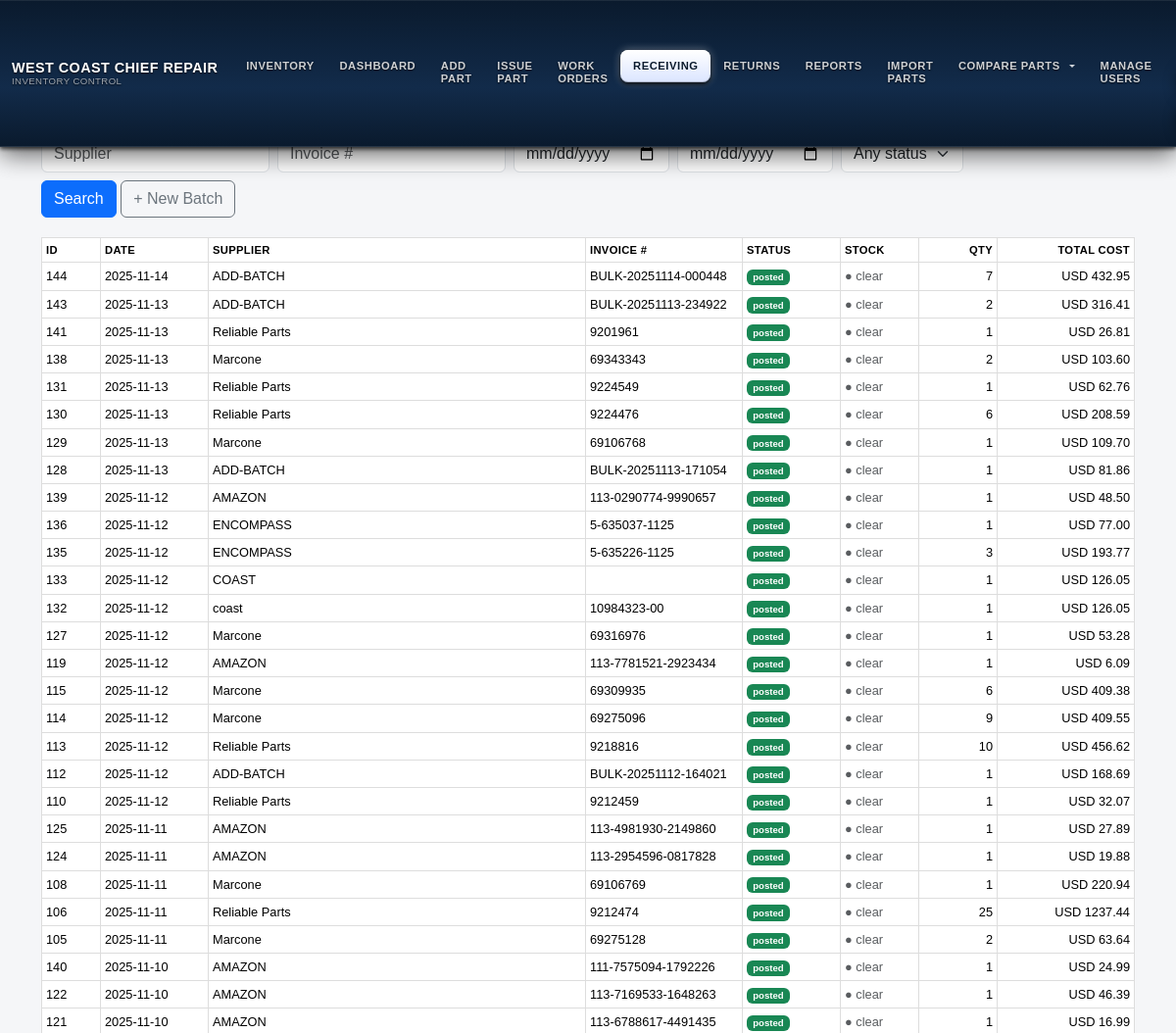
Before: /receiving (signed in, upper part) with the older database file.
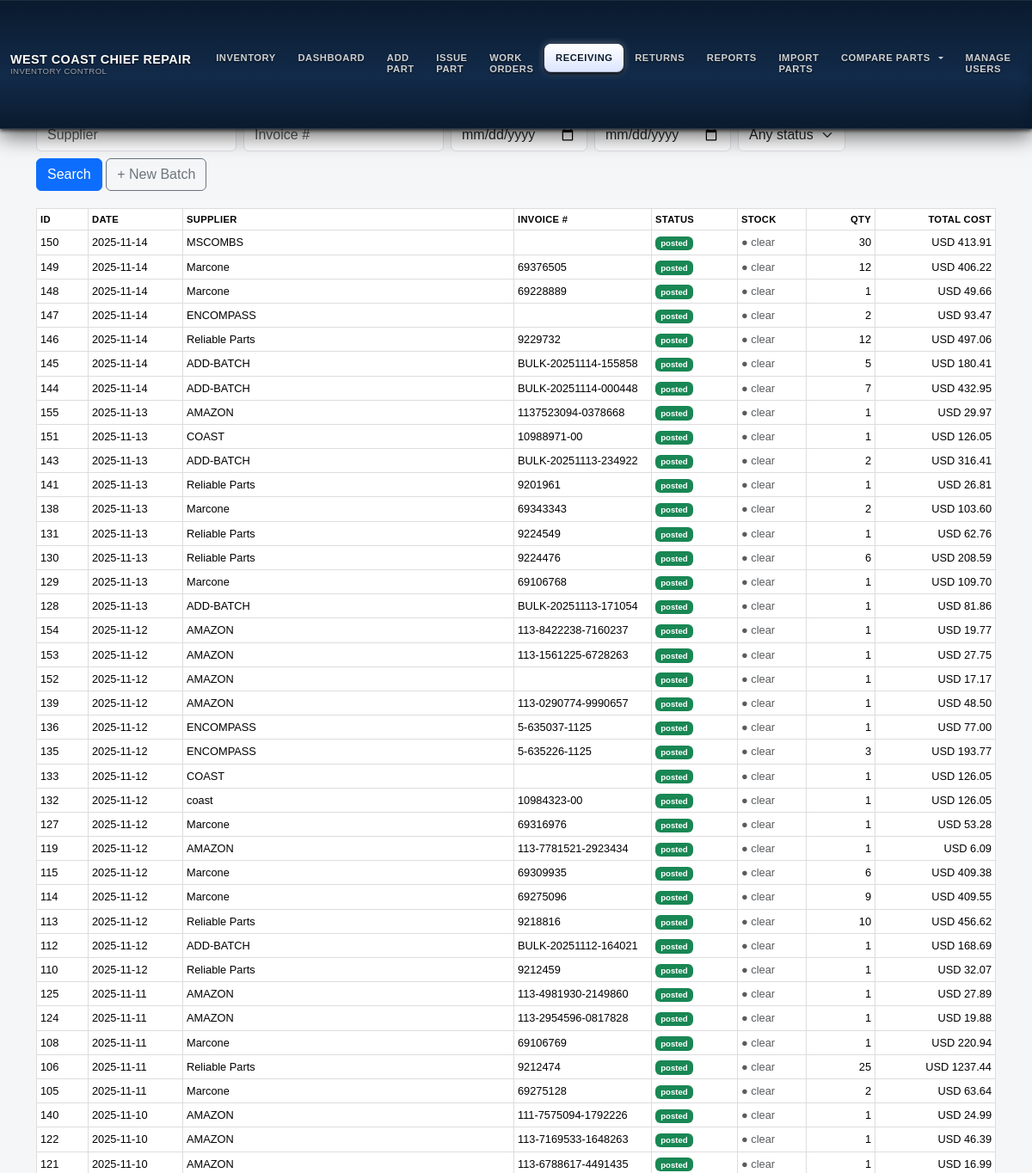
After: the same page with the newer database file.
### models.py (models this page shows, shortened)
class GoodsReceipt(db.Model):
    __tablename__ = "goods_receipts"
    __table_args__ = (
        db.Index("ix_gr_supplier_invoice", "supplier_name", "invoice_number"),
        {"extend_existing": True},
    )
    id = db.Column(db.Integer, primary_key=True)
    supplier_name = db.Column(db.String(200), nullable=False, index=True)
    invoice_number = db.Column(db.String(64))
    invoice_date = db.Column(db.Date)
    currency = db.Column(db.String(8), default="USD")
    notes = db.Column(db.Text)
    status = db.Column(db.String(16), default="draft", nullable=False)
    created_at = db.Column(db.DateTime, default=datetime.utcnow, nullable=False)
    created_by = db.Column(db.Integer)
    posted_at = db.Column(db.DateTime)
    posted_by = db.Column(db.Integer)
    attachment_path = db.Column(db.String(512))
    extra_expenses = db.Column(db.Float, default=0.0)
    @property
    def items(self):
        return self.lines

### inventory/routes.py (the view)
@inventory_bp.get("/receiving", endpoint="receiving_list")
@login_required
def receiving_list():
    from sqlalchemy import func
    current_app.logger.debug("### DEBUG receiving_list USING MODEL %s FROM %s TABLENAME=%s", ReceivingBatch, __file__,
                               getattr(ReceivingBatch, "__tablename__", "?"))
    q = ReceivingBatch.query
    supplier = (request.args.get("supplier") or "").strip()
    inv = (request.args.get("invoice") or "").strip()
    d1 = (request.args.get("date_from") or "").strip()
    d2 = (request.args.get("date_to") or "").strip()
    status = (request.args.get("status") or "").strip()
    if supplier:
        q = q.filter(ReceivingBatch.supplier_name.ilike(f"%{supplier}%"))
    if inv:
        q = q.filter(ReceivingBatch.invoice_number.ilike(f"%{inv}%"))
    if status in ("draft", "posted"):
        q = q.filter(ReceivingBatch.status == status)
    def _parse_date(s):
        try:
            return datetime.strptime(s, "%Y-%m-%d").date()
        except Exception:
            return None
    d1p, d2p = _parse_date(d1), _parse_date(d2)
    if d1p:
        q = q.filter(ReceivingBatch.invoice_date >= d1p)
    if d2p:
        q = q.filter(ReceivingBatch.invoice_date <= d2p)
    batches = q.order_by(
        ReceivingBatch.invoice_date.desc().nullslast(),
        ReceivingBatch.id.desc()
    ).all()
    totals = {}
    for b in batches:
        try:
            lines = getattr(b, "items", []) or getattr(b, "lines", []) or []
            total = 0.0
            for ln in lines:
                qty  = getattr(ln, "qty", None) or getattr(ln, "quantity", 0) or 0
                cost = getattr(ln, "unit_cost", None) or getattr(ln, "price", None) or 0.0
                try:
                    total += float(cost) * int(qty)
                except Exception:
                    pass
            totals[b.id] = total
        except Exception:
            totals[b.id] = 0.0
    can_admin = bool(
        getattr(current_user, "is_superadmin", False) or
        getattr(current_user, "is_super_admin", False) or
        getattr(current_user, "is_admin", False)
    )
    return render_template(
        "receiving_list.html",
        batches=batches,
        totals=totals,
        can_admin=can_admin,
        filters={
            "supplier": supplier, "invoice": inv,
            "date_from": d1, "date_to": d2, "status": status
        }
    )

### app.py (called while the page is built)
@app.before_request
def restrict_role_routes():
    try:
        if not getattr(current_user, "is_authenticated", False):
            return  # гость — пусть дойдёт до /login
        ep = (request.endpoint or "").strip()
        role = (getattr(current_user, "role", "") or "").strip().lower()
        if role == "technician":
            if ep in ALLOWED_TECH_ENDPOINTS or ep.endswith(".health") or ep.endswith(".ping"):
                return
            return redirect(url_for("inventory.wo_list"))
        if role == "viewer":
            if ep in ALLOWED_VIEWER_ENDPOINTS or ep.endswith(".health") or ep.endswith(".ping"):
                return
            return redirect(url_for("inventory.wo_list"))
        return
    except Exception:
        try:
            return redirect(url_for("inventory.wo_list"))
        except Exception:
            return

### auth/routes.py (called while the page is built)
@login_manager.user_loader
def load_user(user_id):
    return User.query.get(int(user_id))

### templates/receiving_list.html (shortened to what this page needs)
{% extends "base.html" %}
{% block content %}
<h3>Receiving Batches</h3>
<form class="row g-2 mb-3" method="get">
  <div class="col-auto">
    <input name="supplier" class="form-control" placeholder="Supplier" value="{{ filters.supplier }}">
  </div>
  <div class="col-auto">
    <input name="invoice" class="form-control" placeholder="Invoice #" value="{{ filters.invoice }}">
  </div>
  <div class="col-auto">
    <input name="date_from" type="date" class="form-control" value="{{ filters.date_from }}">
  </div>
  <div class="col-auto">
    <input name="date_to" type="date" class="form-control" value="{{ filters.date_to }}">
  </div>
  <div class="col-auto">
    <select name="status" class="form-select">
      <option value="">Any status</option>
    </select>
  </div>
  <div class="col-auto">
    <button class="btn btn-primary">Search</button>
    <a class="btn btn-outline-secondary" href="{{ url_for('inventory.receiving_new') }}">+ New Batch</a>
  </div>
</form>
{% set role = current_user.role if current_user.is_authenticated else '' %}
{% set can_super = current_user.is_authenticated and (
  role == 'superadmin'
  or (current_user.is_superadmin|default(false))
  or (current_user.is_super_admin|default(false))
) %}
<table class="table table-sm table-hover align-middle">
  <thead>
    <tr>
      <th style="width:60px;">ID</th>
      <th style="width:110px;">Date</th>
      <th>Supplier</th>
      <th style="width:160px;">Invoice #</th>
      <th style="width:100px;">Status</th>
      <th style="width:80px;">Stock</th>
      <th style="width:80px;" class="text-end">Qty</th>
      <th style="width:140px;" class="text-end">Total Cost</th>
    </tr>
  </thead>
  <tbody>
  {% for b in batches %}
    {% set lines = (b.lines if (b.lines is defined) else (b.items if (b.items is defined) else [])) %}
    {% set ns = namespace(qty=0, total=0.0) %}
    {% for it in lines %}
      {% set q = (it.qty|default(it.quantity, true)|default(0, true))|int %}
      {% set u = (it.unit_cost|default(it.unit_cost_at_issue, true)|default(0.0, true))|float %}
      {% set ns.qty = ns.qty + q %}
      {% set ns.total = ns.total + (q * u) %}
    {% endfor %}
    {% set is_posted = (b.status|default('', true)) == 'posted' %}
    {% set stock_applied = (stock_flags[b.id] if stock_flags is defined and b.id in stock_flags else false) %}
    <tr onclick="location.href='{{ url_for('inventory.receiving_detail', batch_id=b.id) }}'"
        style="cursor:pointer">
      <td>{{ b.id }}</td>
      <td>{{ b.invoice_date|default('—', true) }}</td>
      <td>{{ b.supplier_name|default('', true) }}</td>
      <td>{{ b.invoice_number|default('', true) }}</td>
      <td>
        {% if is_posted %}
          <span class="badge bg-success">posted</span>
        {% else %}
          <span class="badge bg-secondary">draft</span>
        {% endif %}
      </td>
      <td>
        {% if stock_applied %}
          <span class="text-success" style="font-size:.8rem; white-space:nowrap;">● stock</span>
        {% else %}
          <span class="text-muted" style="font-size:.8rem; white-space:nowrap;">● clear</span>
        {% endif %}
      </td>
      <td class="text-end">{{ ns.qty }}</td>
      <td class="text-end">
        {{ b.currency|default('USD', true) }}
        {{
          '%.2f' % (
            (totals.get(b.id) if (totals is defined and b.id in totals) else ns.total)
          )
        }}
      </td>
    </tr>
  {% endfor %}
  </tbody>
</table>
{% endblock %}

### templates/base.html (shortened to what this page needs)
<!DOCTYPE html>
<html lang="en">
<head>
  <link href="https://cdn.jsdelivr.net/npm/bootstrap@5.3.3/dist/css/bootstrap.min.css"
        rel="stylesheet"
 />
  <link rel="stylesheet" href="{{ url_for('static', filename='style.css') }}" />
</head>
<body class="role-{{ (current_user.role or '')|lower }}">
  <nav class="navbar navbar-expand-lg fixed-top wccr-navbar main-navbar">
    <div class="container-fluid py-2">
      <a class="navbar-brand d-flex flex-column justify-content-center" href="{{ url_for('inventory.dashboard') }}">
        <div>WEST COAST CHIEF REPAIR</div>
        <span class="sub">INVENTORY CONTROL</span>
      </a>
      <div class="collapse navbar-collapse mt-3 mt-lg-0" id="navbarMain">
        <ul class="navbar-nav me-auto mb-2 mb-lg-0">
          <li class="nav-item">
            <a class="nav-link{% if request.endpoint and request.endpoint == 'inventory.location_report' %} active{% endif %}"
               href="{{ url_for('inventory.location_report') }}">INVENTORY</a>
          </li>
          <li class="nav-item">
            <a class="nav-link{% if request.endpoint and request.endpoint == 'inventory.dashboard' %} active{% endif %}"
               href="{{ url_for('inventory.dashboard') }}">DASHBOARD</a>
          </li>
          <li class="nav-item">
            <a class="nav-link{% if request.endpoint and request.endpoint == 'inventory.add_part' %} active{% endif %}"
               href="{{ url_for('inventory.add_part') }}">ADD PART</a>
          </li>
          <li class="nav-item">
            <a class="nav-link{% if request.endpoint and request.endpoint == 'inventory.issue_part' %} active{% endif %}"
               href="{{ url_for('inventory.issue_part') }}">ISSUE PART</a>
          </li>
          {% set is_wo = request.endpoint and request.endpoint.startswith('inventory.wo_') %}
          <li class="nav-item">
            <a class="nav-link{{ ' active' if is_wo else '' }}"
               href="{{ url_for('inventory.wo_list') }}">WORK ORDERS</a>
          </li>
          <li class="nav-item">
            <a class="nav-link{% if request.endpoint and request.endpoint.startswith('inventory.receiving') %} active{% endif %}"
               href="{{ url_for('inventory.receiving_list') }}">RECEIVING</a>
          </li>
          {% if current_user.is_authenticated and current_user.role in ['superadmin', 'admin'] %}
          <li class="nav-item">
            <a class="nav-link{% if request.endpoint and request.endpoint.startswith('supplier_returns.') %} active{% endif %}"
               href="{{ url_for('supplier_returns.list_returns') }}">RETURNS</a>
          </li>
          {% endif %}
          <li class="nav-item">
            <a class="nav-link{% if request.endpoint and request.endpoint.startswith('inventory.reports') %} active{% endif %}"
               href="{{ url_for('inventory.reports_grouped') }}">REPORTS</a>
          </li>
          <li class="nav-item">
            <a class="nav-link{% if request.endpoint and request.endpoint.startswith('inventory.import_parts') %} active{% endif %}"
               href="{{ url_for('inventory.import_parts_upload') }}">IMPORT PARTS</a>
          </li>
          <li class="nav-item dropdown">
            <a class="nav-link dropdown-toggle text-uppercase" href="#" id="compareDropdown" role="button"
               data-bs-toggle="dropdown" data-bs-display="static" aria-expanded="false">COMPARE PARTS</a>
          </li>
          {% if current_user.is_authenticated and current_user.role in ['superadmin', 'admin'] %}
          <li class="nav-item">
            <a class="nav-link{% if request.endpoint and request.endpoint.startswith('inventory.users') %} active{% endif %}"
               href="{{ url_for('inventory.users') }}">MANAGE USERS</a>
          </li>
          {% endif %}
        </ul>
      </div>
    </div>
  </nav>
  <main class="container main-wrapper">
    {% block content %}{% endblock %}
  </main>
</body>
</html>

### static/style.css (style rules this page uses)
body { font-family: Arial, sans-serif; background-color:#f6f6f6; padding:20px; margin:0; }
.navbar { z-index:1200; }
table { width:100%; border-collapse:collapse; margin-top:20px; }
table th, table td { padding:10px; border:1px solid #ddd; text-align:left; }
form input:not([type="checkbox"]):not([type="radio"]):not(.form-check-input), form select, form textarea { width: 100%; box-sizing: border-box; }

### templates/base.html (style rules this page uses)
.wccr-navbar { background: linear-gradient(to bottom, #0a1a2d 0%, #122b4a 60%, #0a1a2d 100%); color: #fff; box-shadow: 0 2px 4px rgba(0,0,0,.7), 0 8px 24px rgba(0,0,0,.6), inset 0 1px 0 rgba(255,255,255,.08); border-bottom: 1px solid rgba(255,255,255,.12); }
.wccr-navbar .navbar-brand { font-weight: 600; font-size: .9rem; line-height: 1.2; letter-spacing: .03em; color: #fff; text-shadow: 0 1px 2px rgba(0,0,0,.8); }
.wccr-navbar .navbar-brand span.sub { display:block; font-weight:400; font-size:.6rem; line-height:1.1; color:rgba(255,255,255,.6); }
.wccr-navbar .navbar-nav .nav-link { font-size:.7rem; font-weight:600; letter-spacing:.05em; text-transform:uppercase; color:rgba(255,255,255,.8); padding:.6rem .8rem; border-radius:.5rem; line-height:1.2; text-shadow:0 1px 2px rgba(0,0,0,.8); transition:all .12s linear; display:flex; align-items:center; gap:.4rem; }
.wccr-navbar .navbar-nav .nav-link.active, .wccr-navbar .navbar-nav .show>.nav-link { color:#0a1a2d; background:linear-gradient(to bottom,#ffffff 0%,#dbe5ff 100%); box-shadow:0 2px 4px rgba(0,0,0,.9),0 0 8px rgba(255,255,255,.4), inset 0 1px 0 rgba(255,255,255,.9), inset 0 -1px 0 rgba(0,0,0,.2); text-shadow:0 1px 0 rgba(255,255,255,.7); }
body { background-color:#f5f6f8; }
main.main-wrapper { padding-top:4.75rem; padding-bottom:2rem; }
table { font-size:.8rem; }
th { font-weight:600; text-transform:uppercase; letter-spacing:.03em; font-size:.7rem; }

Changed rows visible on the page:
added GoodsReceipt: id "150", invoice_date "2025-11-14", supplier_name "MSCOMBS", qty "30", currency "USD", id "413.91"
added GoodsReceipt: id "149", invoice_date "2025-11-14", supplier_name "Marcone", invoice_number "69376505", qty "12", currency "USD", id "406.22"
added GoodsReceipt: id "148", invoice_date "2025-11-14", supplier_name "Marcone", invoice_number "69228889", qty "1", currency "USD", id "49.66"
added GoodsReceipt: id "147", invoice_date "2025-11-14", supplier_name "ENCOMPASS", qty "2", currency "USD", id "93.47"
added GoodsReceipt: id "146", invoice_date "2025-11-14", supplier_name "Reliable Parts", invoice_number "9229732", qty "12", currency "USD", id "497.06"
added GoodsReceipt: id "145", invoice_date "2025-11-14", supplier_name "ADD-BATCH", invoice_number "BULK-20251114-155858", qty "5", currency "USD", id "180.41"
added GoodsReceipt: id "155", invoice_date "2025-11-13", supplier_name "AMAZON", invoice_number "1137523094-0378668", qty "1", currency "USD", id "29.97"
added GoodsReceipt: id "151", invoice_date "2025-11-13", supplier_name "COAST", invoice_number "10988971-00", qty "1", currency "USD", id "126.05"
added GoodsReceipt: id "154", invoice_date "2025-11-12", supplier_name "AMAZON", invoice_number "113-8422238-7160237", qty "1", currency "USD", id "19.77"
added GoodsReceipt: id "153", invoice_date "2025-11-12", supplier_name "AMAZON", invoice_number "113-1561225-6728263", qty "1", currency "USD", id "27.75"
added GoodsReceipt: id "152", invoice_date "2025-11-12", supplier_name "AMAZON", qty "1", currency "USD", id "17.17"
